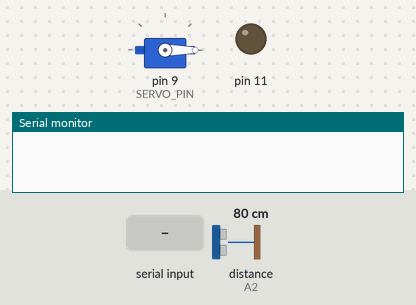
The sketch below on a simulated Arduino Uno, built with avr-gcc and run on an emulated ATmega328P. Parts: servo, output pins drawn as LEDs (lit = HIGH), the last lines printed to the serial monitor. The test bench sets the inputs (shaded band); at power-on: distance to the obstacle (sensor on A2) 80 cm. The echo pulse lasts 58.3 µs per cm.

Above: at 1.2 s.
1.3 s: "H" received over the second serial link
At 2.1 s:
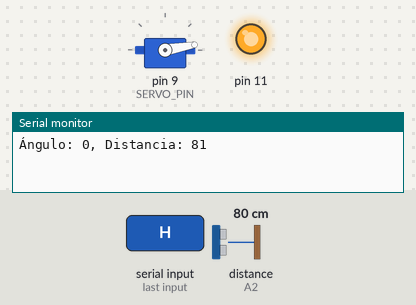
At 3.2 s:
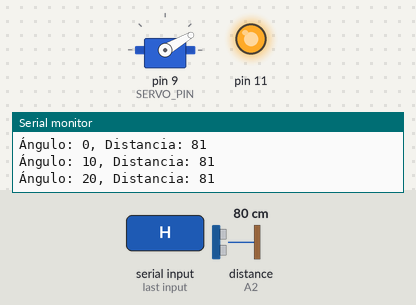
10.3 s: "Q" received over the second serial link
At 11.6 s:
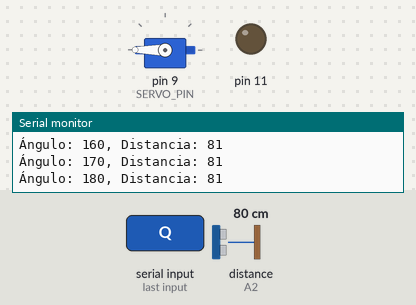
Timing chart, 0 to 13.3 s (numbered marks = the images above; inputs shaded):
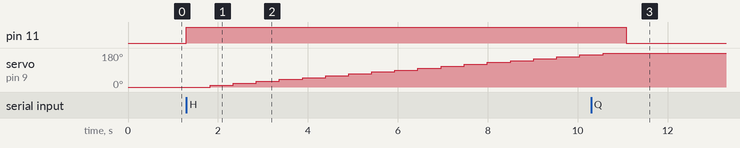

Measured:
- after the input at 1.3 s, pin 11: LOW → HIGH at once; servo on pin 9 (SERVO_PIN): moves from 0° to 170° over 8.2 s, starting after 0.53 s
- after the input at 10.3 s, pin 11: HIGH → LOW after 0.78 s; servo on pin 9 (SERVO_PIN): goes on until 10.6 s, then stays 180°

The sketch:

codigoArduinoRadar.ino
```cpp
#include <NewPing.h>
#include <Servo.h>
#include <SoftwareSerial.h>

// Configuración de pines
#define TRIG_PIN A3
#define ECHO_PIN A2
#define MAX_DISTANCE 200
#define SERVO_PIN 9
#define BLUETOOTH_RX 3
#define BLUETOOTH_TX 2


// Instancias de componentes
NewPing sonar(TRIG_PIN, ECHO_PIN, MAX_DISTANCE);
Servo servo;
SoftwareSerial bluetooth(BLUETOOTH_RX, BLUETOOTH_TX);

bool radarActivo = false;

void setup() {
  Serial.begin(9600);
  bluetooth.begin(9600);
  servo.attach(SERVO_PIN);
  servo.write(0);  // Posición inicial del servo
  pinMode(11, OUTPUT);
}

void loop() {
  if (bluetooth.available()) {
    char comando = bluetooth.read();
    if (comando == 'H') {  // Iniciar radar
      iniciarRadar();
    } else if (comando == 'Q') {  // Detener radar
      detenerRadar();
    }
  }
  if (radarActivo) {
    escanearEntorno();
  }
}

void iniciarRadar() {
  radarActivo = true;
  digitalWrite(11, HIGH);  // Encender el LED al iniciar el radar
  bluetooth.println("Radar iniciado");
}

void detenerRadar() {
  radarActivo = false;
  digitalWrite(11, LOW);  // Apagar el LED al detener el radar

  bluetooth.println("Radar detenido");
}

void escanearEntorno() {

  // Haga recorrido de 180 grados cada 10 grados
  for (int angulo = 0; angulo <= 180; angulo += 10) {

    servo.write(angulo);
    delay(500);
    int distancia = sonar.ping_cm();

    // Depuración para confirmar envío
    Serial.print("Ángulo: ");
    Serial.print(angulo);
    Serial.print(", Distancia: ");
    Serial.println(distancia);

    // Enviar datos por Bluetooth
    bluetooth.println(String(angulo) + "," + String(distancia));
  }
}
```
